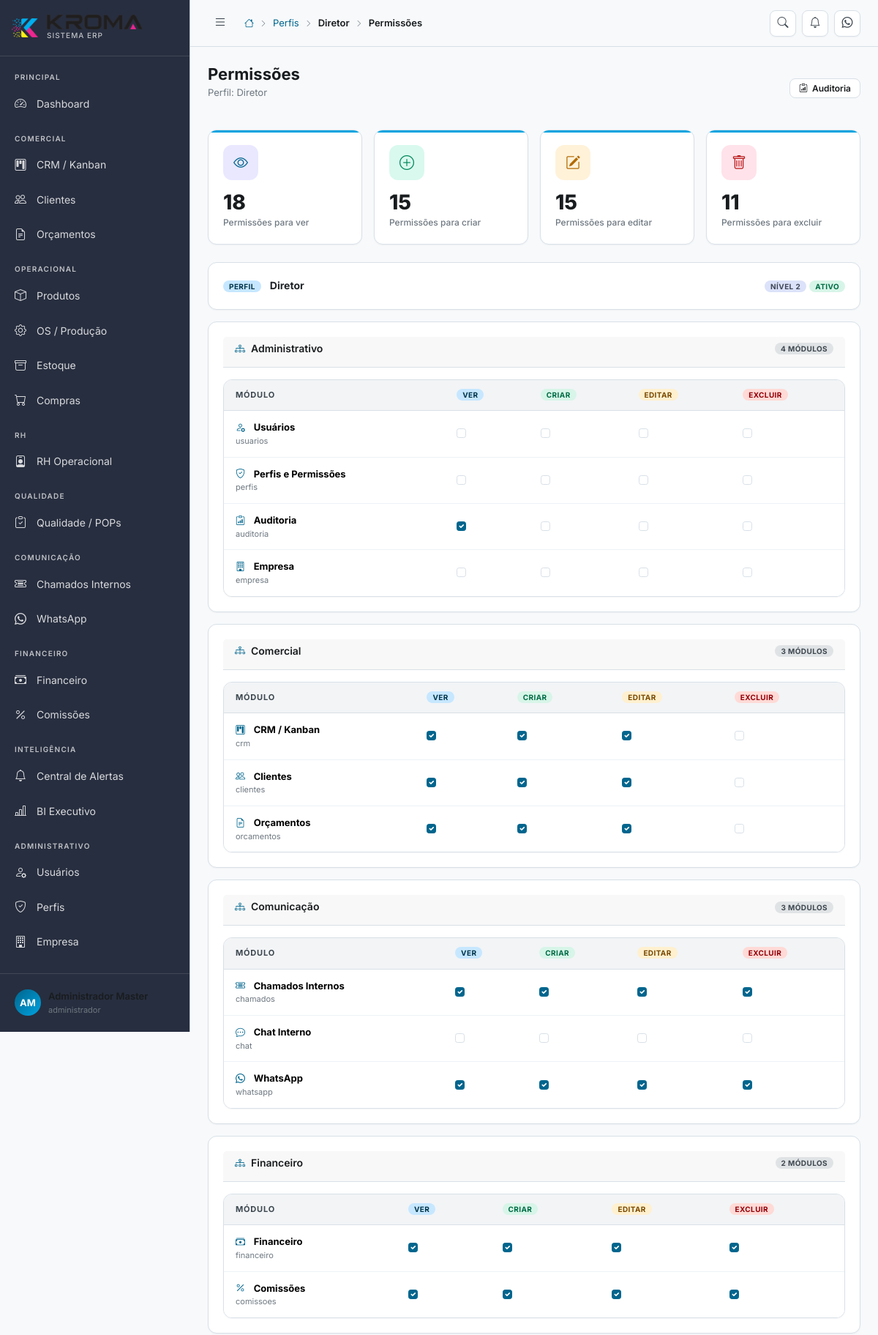
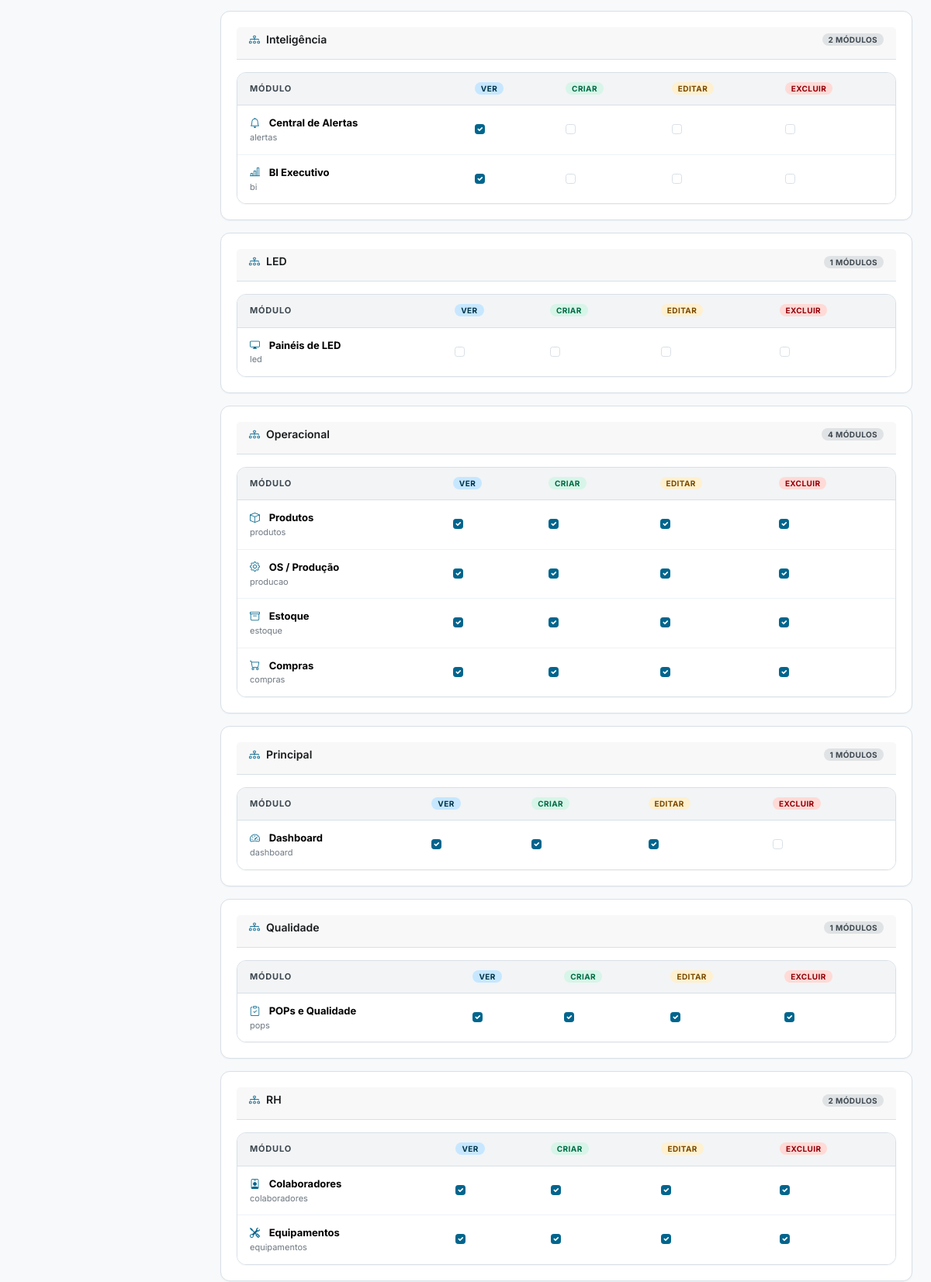
The app's page /perfis/2/permissoes (signed in, upper part) with its own data (2 pictures, top to bottom).
### tables this page shows
CREATE TABLE IF NOT EXISTS perfis (
    id          INT UNSIGNED AUTO_INCREMENT PRIMARY KEY,
    nome        VARCHAR(50) NOT NULL UNIQUE,
    label       VARCHAR(100) NOT NULL,
    descricao   TEXT,
    nivel       TINYINT DEFAULT 5 COMMENT 'Nível hierárquico: 1=mais alto',
    ativo       TINYINT(1) DEFAULT 1,
    created_at  DATETIME DEFAULT CURRENT_TIMESTAMP
);

CREATE TABLE IF NOT EXISTS modulos (
    id          INT UNSIGNED AUTO_INCREMENT PRIMARY KEY,
    nome        VARCHAR(100) NOT NULL,
    slug        VARCHAR(100) NOT NULL UNIQUE,
    icone       VARCHAR(100),
    grupo       VARCHAR(100),
    ordem       INT DEFAULT 0
);

### index.php (called while the page is built, shortened)
<?php
require_once CONFIG_PATH . '/database.php';
require_once APP_PATH . '/Services/Router.php';
$router = new App\Services\Router();
$router->dispatch();

### config/database.php (called while the page is built, shortened)
<?php
class Database
{
    private static ?PDO $instance = null;
    public static function getInstance(): PDO
    {
        if (self::$instance === null) {
            try {
                $dsn = sprintf(
                    'mysql:host=%s;port=%s;dbname=%s;charset=%s',
                    DB_HOST, DB_PORT, DB_NAME, DB_CHARSET
                );
                self::$instance = new PDO($dsn, DB_USER, DB_PASS, [
                    PDO::ATTR_ERRMODE            => PDO::ERRMODE_EXCEPTION,
                    PDO::ATTR_DEFAULT_FETCH_MODE => PDO::FETCH_ASSOC,
                    PDO::ATTR_EMULATE_PREPARES   => false,
                    PDO::MYSQL_ATTR_INIT_COMMAND => "SET NAMES utf8mb4 COLLATE utf8mb4_unicode_ci",
                ]);
            } catch (PDOException $e) {
                if (APP_ENV === 'development') {
                    die('Erro de conexão com banco de dados: ' . $e->getMessage());
                } else {
                    die('Erro interno do sistema. Tente novamente mais tarde.');
                }
            }
        }
        return self::$instance;
    }
}
function db(): PDO
{
    return Database::getInstance();
}

### app/Views/perfis/permissoes.php (the view, shortened to what this page needs)
<?php
$acoes = [
    'ver' => ['coluna' => 'pode_ver', 'label' => 'Ver', 'class' => 'badge-primary'],
    'criar' => ['coluna' => 'pode_criar', 'label' => 'Criar', 'class' => 'badge-success'],
    'editar' => ['coluna' => 'pode_editar', 'label' => 'Editar', 'class' => 'badge-warning'],
    'excluir' => ['coluna' => 'pode_excluir', 'label' => 'Excluir', 'class' => 'badge-danger'],
];
?>
<form action="<?= APP_URL ?>/perfis/<?= $perfil['id'] ?>/permissoes" method="POST" data-loading>
    <div class="row g-3 mb-4">
        <div class="col-6 col-md-3">
            <div class="kpi-card">
                <div class="kpi-icon primary"><i class="bi bi-eye"></i></div>
                <div class="kpi-value"><?= number_format($resumo['ver']) ?></div>
                <div class="kpi-label">Permissões para ver</div>
            </div>
        </div>
        <div class="col-6 col-md-3">
            <div class="kpi-card">
                <div class="kpi-icon success"><i class="bi bi-plus-circle"></i></div>
                <div class="kpi-value"><?= number_format($resumo['criar']) ?></div>
                <div class="kpi-label">Permissões para criar</div>
            </div>
        </div>
        <div class="col-6 col-md-3">
            <div class="kpi-card">
                <div class="kpi-icon warning"><i class="bi bi-pencil-square"></i></div>
                <div class="kpi-value"><?= number_format($resumo['editar']) ?></div>
                <div class="kpi-label">Permissões para editar</div>
            </div>
        </div>
        <div class="col-6 col-md-3">
            <div class="kpi-card">
                <div class="kpi-icon danger"><i class="bi bi-trash"></i></div>
                <div class="kpi-value"><?= number_format($resumo['excluir']) ?></div>
                <div class="kpi-label">Permissões para excluir</div>
            </div>
        </div>
    </div>
    <div class="card mb-3">
        <div class="d-flex flex-wrap align-items-center justify-content-between gap-2">
            <div>
                <span class="badge badge-primary">Perfil</span>
                <strong class="ms-2"><?= htmlspecialchars($perfil['label']) ?></strong>
            </div>
            <div class="d-flex flex-wrap gap-1">
                <span class="badge badge-info">Nível <?= (int)$perfil['nivel'] ?></span>
                <span class="badge <?= $perfil['ativo'] ? 'badge-success' : 'badge-secondary' ?>"><?= $perfil['ativo'] ? 'Ativo' : 'Inativo' ?></span>
            </div>
        </div>
    </div>
    <?php foreach ($grupos as $grupo => $modulosGrupo): ?>
    <div class="card mb-3">
        <div class="card-header">
            <h6 class="card-title"><i class="bi bi-diagram-3 me-2 text-primary-kroma"></i><?= htmlspecialchars($grupo) ?></h6>
            <span class="badge badge-secondary"><?= count($modulosGrupo) ?> módulos</span>
        </div>
        <div class="table-wrapper">
            <table class="table mb-0">
                <thead>
                    <tr>
                        <th>Módulo</th>
                        <?php foreach ($acoes as $acao): ?>
                        <th><span class="badge <?= $acao['class'] ?>"><?= $acao['label'] ?></span></th>
                        <?php endforeach; ?>
                    </tr>
                </thead>
                <tbody>
                    <?php foreach ($modulosGrupo as $modulo): ?>
                    <?php $perm = $permissoes[$modulo['slug']] ?? []; ?>
                    <tr>
                        <td>
                            <i class="bi <?= htmlspecialchars($modulo['icone'] ?? 'bi-box') ?> me-2 text-primary-kroma"></i>
                            <strong><?= htmlspecialchars($modulo['nome']) ?></strong>
                            <div style="font-size:11px;color:var(--text-muted)"><?= htmlspecialchars($modulo['slug']) ?></div>
                        </td>
                        <?php foreach ($acoes as $campo => $acao): ?>
                        <td>
                            <input class="form-check-input permission-toggle"
                                   type="checkbox"
                                   data-slug="<?= htmlspecialchars($modulo['slug']) ?>"
                                   data-acao="<?= $campo ?>"
                                   name="permissoes[<?= htmlspecialchars($modulo['slug']) ?>][<?= $campo ?>]"
                                   <?= !empty($perm[$acao['coluna']]) ? 'checked' : '' ?>>
                        </td>
                        <?php endforeach; ?>
                    </tr>
                    <?php endforeach; ?>
                </tbody>
            </table>
        </div>
    </div>
    <?php endforeach; ?>
</form>

### app/Services/Router.php (shortened to what this page needs)
<?php
class Router
{
    private array $routes = [];
    private string $basePath = '';
    public function __construct()
    {
        $scriptDir = dirname($_SERVER['SCRIPT_NAME']);
        $this->basePath = rtrim($scriptDir, '/');
    }
    private function addRoute(string $method, string $path, $handler): void
    {
        $this->routes[] = [
            'method'  => $method,
            'path'    => $path,
            'handler' => $handler,
        ];
    }
    public function dispatch(): void
    {
        $method = $_SERVER['REQUEST_METHOD'];
        $uri    = $_SERVER['REQUEST_URI'];
        $uri = '/' . ltrim(substr($uri, strlen($this->basePath)), '/');
        $uri = rtrim($uri, '/') ?: '/';
        foreach ($this->routes as $route) {
            if ($route['method'] !== $method) continue;
            $pattern = $this->pathToRegex($route['path']);
            if (preg_match($pattern, $uri, $matches)) {
                $params = array_filter($matches, 'is_string', ARRAY_FILTER_USE_KEY);
                $this->callHandler($route['handler'], $params);
                return;
            }
        }
    }
    private function pathToRegex(string $path): string
    {
        $pattern = preg_replace('/\/:([^\/]+)/', '/(?P<$1>[^/]+)', $path);
        return '#^' . $pattern . '$#';
    }
    private function callHandler($handler, array $params): void
    {
        if (is_string($handler) && strpos($handler, '@') !== false) {
            [$class, $method] = explode('@', $handler);
            $controller = new $fullClass();
            call_user_func_array([$controller, $method], $params);
            return;
        }
    }
}

### records on screen
perfis: label "Diretor", nivel "2"
modulos: nome "Usuários", slug "usuarios"
modulos: nome "Perfis e Permissões", slug "perfis"
modulos: nome "Auditoria", slug "auditoria"
modulos: nome "Empresa", slug "empresa"
modulos: nome "CRM / Kanban", slug "crm"
modulos: nome "Clientes", slug "clientes"
modulos: nome "Orçamentos", slug "orcamentos"
modulos: nome "Chamados Internos", slug "chamados"
modulos: nome "Chat Interno", slug "chat"
modulos: nome "WhatsApp", slug "whatsapp"
modulos: nome "Financeiro", slug "financeiro"
modulos: nome "Comissões", slug "comissoes"
modulos: nome "Central de Alertas", slug "alertas"
modulos: nome "BI Executivo", slug "bi"
modulos: nome "Painéis de LED", slug "led"
modulos: nome "Produtos", slug "produtos"
modulos: nome "OS / Produção", slug "producao"
modulos: nome "Estoque", slug "estoque"
modulos: nome "Compras", slug "compras"
modulos: nome "Dashboard", slug "dashboard"
modulos: nome "POPs e Qualidade", slug "pops"
modulos: grupo "RH", count($modulosGrupo) "2", label "VER", label "CRIAR", label "EDITAR", label "EXCLUIR", nome "Equipamentos", slug "equipamentos"
modulos: nome "Colaboradores", slug "colaboradores"

### other values on screen
$crumb['label'] "Perfis"
$crumb['label'] "Diretor"
$subtitulo "Perfil: Diretor"
$resumo['ver'] "18"
$resumo['criar'] "15"
$resumo['editar'] "15"
$resumo['excluir'] "11"
$grupo "Administrativo"
count($modulosGrupo) "4"
$acao['label'] "VER"
$acao['label'] "CRIAR"
$acao['label'] "EDITAR"
$acao['label'] "EXCLUIR"
$grupo "Comercial"
count($modulosGrupo) "3"
